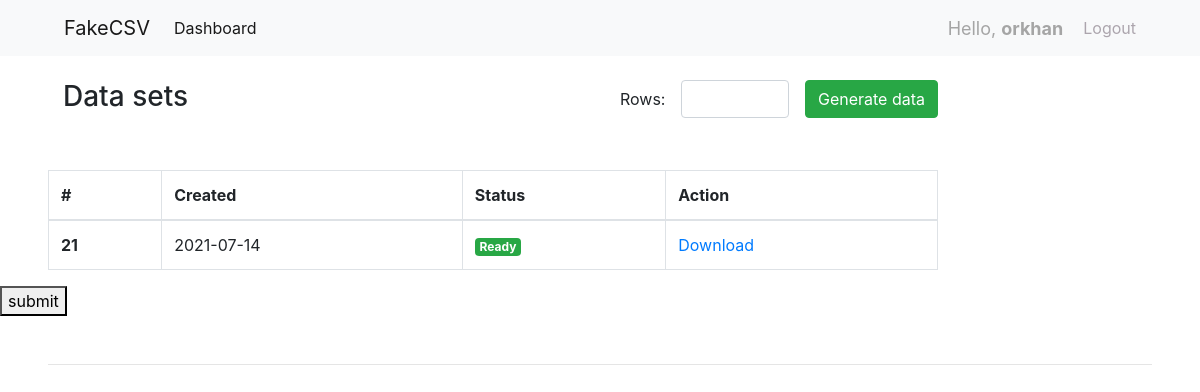
/myschema/1 (signed in), run on an earlier commit of the app's database.
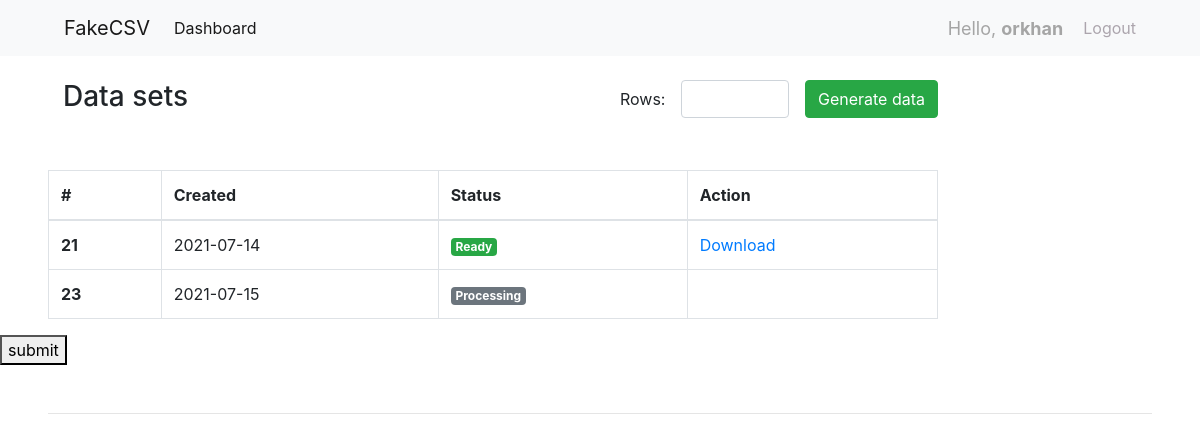
And on a later commit of the database.
### User/models.py (models this page shows, shortened)
class Generated_csv(models.Model):
    schema_id = models.ForeignKey(Schema, to_field='id', on_delete=models.CASCADE)
    row = models.IntegerField()
    status = models.CharField(max_length=50)
    path = models.CharField(max_length=255, blank=True, null=True)
    date_created = models.DateTimeField(auto_now_add=True)

### User/views.py (the view)
# urls.py: path('myschema/<int:pk>', views.MySchemaView, name='MySchema'),
@login_required
def MySchemaView(request, pk):
    generated_csv_rows = Generated_csv.objects.filter(schema_id=pk)
    context = {'pk':pk, 'generated_csv_rows': generated_csv_rows}
    return render(request, 'mySchemas.html', context)

### User/templates/mySchemas.html (shortened to what this page needs)
{% extends 'layouts/content.html' %}
{% load static %}
{% block content %}
    <div class="mx-5 mt-4">
        <div class="row col-sm-12 col-md-10">
            <div class="col-sm-12 col-md-6">
                <h3>Data sets</h3>
            </div>
            <div class="col-sm-12 col-md-6 pr-0">
                <div class="form-inline pull-right flex-end">
                    <span class=" mr-3">Rows: </span>
                    <input type="number" id="row_count" class="form-control mr-3 col-sm-3">
                    <button type="button" class="btn btn-success" id="generate">Generate data</button>
                </div>
            </div>
            <table class="table table-bordered mt-5">
                <thead>
                <tr>
                    <th scope="col">#</th>
                    <th scope="col">Created</th>
                    <th scope="col">Status</th>
                    <th scope="col">Action</th>
                </tr>
                </thead>
                <tbody id="table_body">
                {% for row in generated_csv_rows %}
                    <tr>
                        <th scope="row">{{  row.id }}</th>
                        <td>{{ row.date_created|date:"Y-m-d" }}</td>
                        <td>
                            {% if row.status == 'Processing' %}
                                <span class="badge badge-secondary">{{ row.status }}</span></td>
                            {% else %}
                                <span class="badge badge-success">{{ row.status }}</span></td>
                            {% endif %}
                        <td>
                            {% if row.status == 'Ready' %}
                                <a href="{% static '/files/'|add:row.path  %}" download="">Download</a>
                            {% endif %}
                        </td>
                    </tr>
                {% endfor %}
                </tbody>
            </table>
        </div>
    </div>
<form method="post" action="{% url 'User:GenerateCSV' pk %}">
    <button type="submit">submit</button>
</form>
{% endblock %}

What changed in the data, as far as the page shows it:
added Generated_csv: id "23", date_created "2021-07-15", status "Processing"
